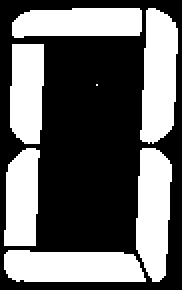
#> input picture src/pa3_recognizer/recognition/tests/images/digits/0_0.jpeg, 91 x 145 px (shown 2 times larger)
$ python -i imagerecognition_utilities.py   (imports and definitions only)   (older library calls are emulated)
#> lines starting #> are read from the running program, lines starting #| are printed output that depends on the picture; after the words box and inside, x2 and y2 are one past the last pixel; in counts of white or black regions, pixels touching at a corner belong together
#> further down, picture is the input picture: shape (145, 91, 3); min 0, max 255, mean 103
import numpy as np
import cv2
import time
import logging


class ImageRecognitionUtilities:

    # [35 lines left out: functions rotate_image, is_a_percentage_of_pixels_set, scale_image, not called in this run]

    @staticmethod
    def straighten_image(img):
        """ Straighten Image by line detection of the horizontal background structure """
        img_temp = cv2.threshold(img.copy(), np.min(img)+15, 255, 0)[1] #thresholing to get only the background
#> img_temp: shape (145, 91, 3); 40.4% white; 7 white regions (1 under 20 px), largest, box (x1, y1, x2, y2) and area: (70, 4, 89, 72) 1011, (2, 125, 73, 141) 1010, (68, 74, 86, 141) 956, (6, 4, 71, 19) 857, (5, 22, 22, 72) 765, (2, 74, 20, 123) 730
        # Canny Filter for the Hough Line Generatior
        try:
            edges = cv2.Canny(img_temp, 50, 200, 50)
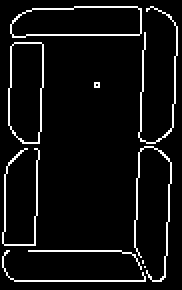
#> edges: shape (145, 91) (shown 2 times larger); 6.4% white in thin lines or dots
        except TypeError:
            return img
        # Get lines > 60 threshold, resolution 1 deg, for every pixel in the img
        lines = cv2.HoughLines(edges, 1, np.pi/180, 60)
#> lines = [[89, 0.0524], [73, 0.0524], [23, 0.0524], [6, 0.0349], [140, 1.57], [72, 0.0349], [7, 0.0524]]
        # Filter out vertical lines
        mean_rotation = 0
        if lines is not None:
            rotations = np.array([l[1] for l in lines[0] if l[1] <= np.pi/1.5 or l[1] >= np.pi/3])
#> rotations = [0.0524]
            mean_rotation = np.mean(rotations)-np.pi/2
#> mean_rotation = -1.52

        # Rotate image (rot - 3/4*pi to convert vertical to horizontal rot)
        if mean_rotation > np.pi/90:
            height, width = img_temp.shape[:2]
            rot_mat = cv2.getRotationMatrix2D((height/2,width/2),mean_rotation,1.0)
            img = cv2.warpAffine(img, rot_mat, (int(width*1.5),int(width*(1.5))))

        return img

    # [137 lines left out: functions threshold_image, threshold_image_simple, morph_open_image, get_set_pixels, get_contour_values, show_image, not called in this run]

>>> import cv2
>>> picture = cv2.imread('../../recognition/tests/images/digits/0_0.jpeg')
>>> result = ImageRecognitionUtilities().straighten_image(picture)

$ run again, on src/pa3_recognizer/recognition/tests/images/digits/0_1.jpeg
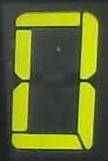
#> input picture src/pa3_recognizer/recognition/tests/images/digits/0_1.jpeg, 108 x 161 px
#> picture is the input picture: shape (161, 108, 3); mean B, G, R 45.3, 107.1, 98.7
#> in straighten_image, `img_temp = cv2.threshold(img.copy(), np.min(img)+15, 255, 0)[1]`:
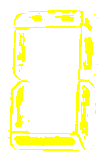
#> img_temp: shape (161, 108, 3); mean B, G, R 215.9, 255, 255
#> in straighten_image, `edges = cv2.Canny(img_temp, 50, 200, 50)`:
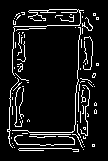
#> edges: shape (161, 108); 8.9% white in thin lines or dots, all inside (x1, y1, x2, y2) = (7, 9, 99, 152)
#> lines = [[81, 0.0524], [15, 0.0524], [78, 0], [82, 0.0698], [14, 0.0349], [27, 1.54]]
#> rotations = [0.0524]
#> mean_rotation = -1.52

$ run again, on src/pa3_recognizer/recognition/tests/images/digits/1_0.jpeg
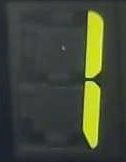
#> input picture src/pa3_recognizer/recognition/tests/images/digits/1_0.jpeg, 126 x 162 px
#> picture is the input picture: shape (162, 126, 3); mean B, G, R 54.6, 72.2, 66.1
#> in straighten_image, `img_temp = cv2.threshold(img.copy(), np.min(img)+15, 255, 0)[1]`:
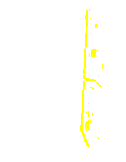
#> img_temp: shape (162, 126, 3); mean B, G, R 249.7, 255, 255
#> in straighten_image, `edges = cv2.Canny(img_temp, 50, 200, 50)`:
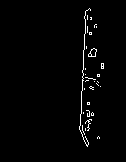
#> edges: shape (162, 126); 1.7% white in thin lines or dots, all inside (x1, y1, x2, y2) = (79, 8, 104, 147)
#> lines = [[86, 0.0524], [85, 0.0349]]
#> rotations = [0.0524]
#> mean_rotation = -1.52

$ run again, on src/pa3_recognizer/recognition/tests/images/digits/3_0.jpeg
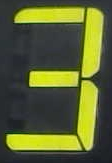
#> input picture src/pa3_recognizer/recognition/tests/images/digits/3_0.jpeg, 112 x 163 px
#> picture is the input picture: shape (163, 112, 3); mean B, G, R 49.8, 99.6, 92.4
#> in straighten_image, `img_temp = cv2.threshold(img.copy(), np.min(img)+15, 255, 0)[1]`:
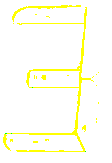
#> img_temp: shape (163, 112, 3); mean B, G, R 239, 255, 254.9
#> in straighten_image, `edges = cv2.Canny(img_temp, 50, 200, 50)`:
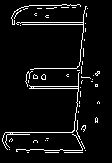
#> edges: shape (163, 112); 5.6% white in thin lines or dots, all inside (x1, y1, x2, y2) = (2, 4, 100, 153)
#> lines = [[85, 0.0873], [132, 1.57], [22, 1.57], [24, 1.57], [84, 0.0698]]
#> rotations = [0.0873]
#> mean_rotation = -1.48
